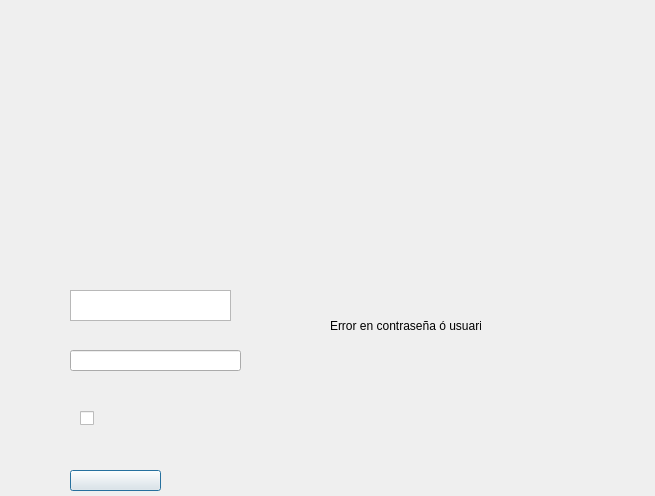
<?xml version="1.0" encoding="UTF-8"?>
<ui version="4.0">
 <class>iniciar_sesion</class>
 <widget class="QDialog" name="iniciar_sesion">
  <property name="geometry">
   <rect>
    <x>0</x>
    <y>0</y>
    <width>655</width>
    <height>496</height>
   </rect>
  </property>
  <property name="windowTitle">
   <string>Dialog</string>
  </property>
  <property name="styleSheet">
   <string notr="true">border-image: url(:/inicioSesion.png);</string>
  </property>
  <widget class="QCheckBox" name="checkBox">
   <property name="geometry">
    <rect>
     <x>80</x>
     <y>410</y>
     <width>16</width>
     <height>16</height>
    </rect>
   </property>
   <property name="styleSheet">
    <string notr="true">border-image: url(:/transparnt.png);</string>
   </property>
   <property name="text">
    <string/>
   </property>
  </widget>
  <widget class="QLabel" name="label">
   <property name="geometry">
    <rect>
     <x>330</x>
     <y>310</y>
     <width>151</width>
     <height>31</height>
    </rect>
   </property>
   <property name="styleSheet">
    <string notr="true">border-image: url(:/transparnt.png);
color: rgb(0, 0, 0);</string>
   </property>
   <property name="text">
    <string>Error en contraseña ó usuario</string>
   </property>
  </widget>
  <widget class="QLineEdit" name="lineEdit">
   <property name="geometry">
    <rect>
     <x>70</x>
     <y>350</y>
     <width>171</width>
     <height>21</height>
    </rect>
   </property>
   <property name="styleSheet">
    <string notr="true">border-image: url(:/transparnt.png);</string>
   </property>
  </widget>
  <widget class="QPlainTextEdit" name="plainTextEdit">
   <property name="geometry">
    <rect>
     <x>70</x>
     <y>290</y>
     <width>161</width>
     <height>31</height>
    </rect>
   </property>
   <property name="styleSheet">
    <string notr="true">border-image: url(:/transparnt.png);</string>
   </property>
  </widget>
  <widget class="QPushButton" name="pushButton">
   <property name="geometry">
    <rect>
     <x>70</x>
     <y>470</y>
     <width>91</width>
     <height>21</height>
    </rect>
   </property>
   <property name="styleSheet">
    <string notr="true">border-image: url(:/transparnt.png);</string>
   </property>
   <property name="text">
    <string/>
   </property>
  </widget>
 </widget>
 <resources/>
 <connections/>
</ui>
